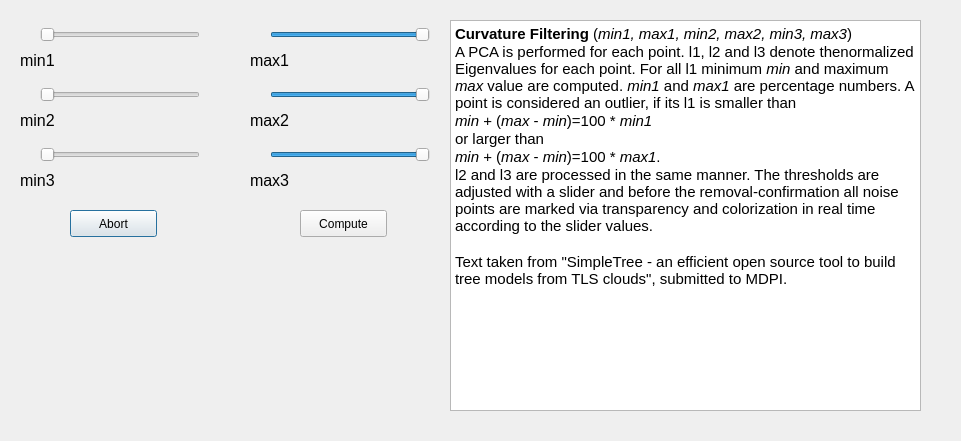
<?xml version="1.0" encoding="UTF-8"?>
<ui version="4.0">
 <class>Dialog_Eigen</class>
 <widget class="QDialog" name="Dialog_Eigen">
  <property name="geometry">
   <rect>
    <x>0</x>
    <y>0</y>
    <width>961</width>
    <height>441</height>
   </rect>
  </property>
  <property name="windowTitle">
   <string>Choose thresholds</string>
  </property>
  <widget class="QPushButton" name="abort">
   <property name="geometry">
    <rect>
     <x>70</x>
     <y>210</y>
     <width>87</width>
     <height>27</height>
    </rect>
   </property>
   <property name="text">
    <string>Abort</string>
   </property>
  </widget>
  <widget class="QPushButton" name="compute">
   <property name="geometry">
    <rect>
     <x>300</x>
     <y>210</y>
     <width>87</width>
     <height>27</height>
    </rect>
   </property>
   <property name="text">
    <string>Compute</string>
   </property>
  </widget>
  <widget class="QLabel" name="label">
   <property name="geometry">
    <rect>
     <x>20</x>
     <y>50</y>
     <width>201</width>
     <height>20</height>
    </rect>
   </property>
   <property name="font">
    <font>
     <pointsize>12</pointsize>
    </font>
   </property>
   <property name="text">
    <string>min1</string>
   </property>
  </widget>
  <widget class="QSlider" name="PCA1Min">
   <property name="geometry">
    <rect>
     <x>40</x>
     <y>20</y>
     <width>160</width>
     <height>29</height>
    </rect>
   </property>
   <property name="maximum">
    <number>100</number>
   </property>
   <property name="orientation">
    <enum>Qt::Horizontal</enum>
   </property>
  </widget>
  <widget class="QSlider" name="PCA1Max">
   <property name="geometry">
    <rect>
     <x>270</x>
     <y>20</y>
     <width>160</width>
     <height>29</height>
    </rect>
   </property>
   <property name="maximum">
    <number>100</number>
   </property>
   <property name="sliderPosition">
    <number>100</number>
   </property>
   <property name="orientation">
    <enum>Qt::Horizontal</enum>
   </property>
  </widget>
  <widget class="QLabel" name="label_2">
   <property name="geometry">
    <rect>
     <x>250</x>
     <y>50</y>
     <width>201</width>
     <height>20</height>
    </rect>
   </property>
   <property name="font">
    <font>
     <pointsize>12</pointsize>
    </font>
   </property>
   <property name="text">
    <string>max1</string>
   </property>
  </widget>
  <widget class="QSlider" name="PCA2Max">
   <property name="geometry">
    <rect>
     <x>270</x>
     <y>80</y>
     <width>160</width>
     <height>29</height>
    </rect>
   </property>
   <property name="maximum">
    <number>100</number>
   </property>
   <property name="sliderPosition">
    <number>100</number>
   </property>
   <property name="orientation">
    <enum>Qt::Horizontal</enum>
   </property>
  </widget>
  <widget class="QSlider" name="PCA2Min">
   <property name="geometry">
    <rect>
     <x>40</x>
     <y>80</y>
     <width>160</width>
     <height>29</height>
    </rect>
   </property>
   <property name="maximum">
    <number>100</number>
   </property>
   <property name="orientation">
    <enum>Qt::Horizontal</enum>
   </property>
  </widget>
  <widget class="QLabel" name="label_3">
   <property name="geometry">
    <rect>
     <x>20</x>
     <y>110</y>
     <width>201</width>
     <height>20</height>
    </rect>
   </property>
   <property name="font">
    <font>
     <pointsize>12</pointsize>
    </font>
   </property>
   <property name="text">
    <string>min2</string>
   </property>
  </widget>
  <widget class="QLabel" name="label_4">
   <property name="geometry">
    <rect>
     <x>250</x>
     <y>110</y>
     <width>201</width>
     <height>20</height>
    </rect>
   </property>
   <property name="font">
    <font>
     <pointsize>12</pointsize>
    </font>
   </property>
   <property name="text">
    <string>max2</string>
   </property>
  </widget>
  <widget class="QSlider" name="PCA3Max">
   <property name="geometry">
    <rect>
     <x>270</x>
     <y>140</y>
     <width>160</width>
     <height>29</height>
    </rect>
   </property>
   <property name="maximum">
    <number>100</number>
   </property>
   <property name="sliderPosition">
    <number>100</number>
   </property>
   <property name="orientation">
    <enum>Qt::Horizontal</enum>
   </property>
  </widget>
  <widget class="QSlider" name="PCA3Min">
   <property name="geometry">
    <rect>
     <x>40</x>
     <y>140</y>
     <width>160</width>
     <height>29</height>
    </rect>
   </property>
   <property name="maximum">
    <number>100</number>
   </property>
   <property name="orientation">
    <enum>Qt::Horizontal</enum>
   </property>
  </widget>
  <widget class="QLabel" name="label_5">
   <property name="geometry">
    <rect>
     <x>20</x>
     <y>170</y>
     <width>201</width>
     <height>20</height>
    </rect>
   </property>
   <property name="font">
    <font>
     <pointsize>12</pointsize>
    </font>
   </property>
   <property name="text">
    <string>min3</string>
   </property>
  </widget>
  <widget class="QLabel" name="label_6">
   <property name="geometry">
    <rect>
     <x>250</x>
     <y>170</y>
     <width>201</width>
     <height>20</height>
    </rect>
   </property>
   <property name="font">
    <font>
     <pointsize>12</pointsize>
    </font>
   </property>
   <property name="text">
    <string>max3</string>
   </property>
  </widget>
  <widget class="QTextBrowser" name="textBrowser">
   <property name="geometry">
    <rect>
     <x>450</x>
     <y>20</y>
     <width>471</width>
     <height>391</height>
    </rect>
   </property>
   <property name="html">
    <string>&lt;!DOCTYPE HTML PUBLIC &quot;-//W3C//DTD HTML 4.0//EN&quot; &quot;http://www.w3.org/TR/REC-html40/strict.dtd&quot;&gt;
&lt;html&gt;&lt;head&gt;&lt;meta name=&quot;qrichtext&quot; content=&quot;1&quot; /&gt;&lt;style type=&quot;text/css&quot;&gt;
p, li { white-space: pre-wrap; }
&lt;/style&gt;&lt;/head&gt;&lt;body style=&quot; font-family:'Ubuntu'; font-size:11pt; font-weight:400; font-style:normal;&quot;&gt;
&lt;p style=&quot; margin-top:0px; margin-bottom:0px; margin-left:0px; margin-right:0px; -qt-block-indent:0; text-indent:0px;&quot;&gt;&lt;span style=&quot; font-weight:600;&quot;&gt;Curvature Filtering&lt;/span&gt; (&lt;span style=&quot; font-style:italic;&quot;&gt;min1, max1, min2, max2, min3, max3&lt;/span&gt;)&lt;/p&gt;
&lt;p style=&quot; margin-top:0px; margin-bottom:0px; margin-left:0px; margin-right:0px; -qt-block-indent:0; text-indent:0px;&quot;&gt;A PCA is performed for each point. l1, l2 and l3 denote thenormalized Eigenvalues for each point. For all l1 minimum &lt;span style=&quot; font-style:italic;&quot;&gt;min&lt;/span&gt; and maximum &lt;span style=&quot; font-style:italic;&quot;&gt;max&lt;/span&gt; value are computed. &lt;span style=&quot; font-style:italic;&quot;&gt;min1&lt;/span&gt; and &lt;span style=&quot; font-style:italic;&quot;&gt;max1&lt;/span&gt; are percentage numbers. A point is considered an outlier, if its l1 is smaller than &lt;/p&gt;
&lt;p style=&quot; margin-top:0px; margin-bottom:0px; margin-left:0px; margin-right:0px; -qt-block-indent:0; text-indent:0px;&quot;&gt;&lt;span style=&quot; font-style:italic;&quot;&gt;min&lt;/span&gt; + (&lt;span style=&quot; font-style:italic;&quot;&gt;max&lt;/span&gt; - &lt;span style=&quot; font-style:italic;&quot;&gt;min&lt;/span&gt;)=100 * &lt;span style=&quot; font-style:italic;&quot;&gt;min1&lt;/span&gt;&lt;/p&gt;
&lt;p style=&quot; margin-top:0px; margin-bottom:0px; margin-left:0px; margin-right:0px; -qt-block-indent:0; text-indent:0px;&quot;&gt;or larger than &lt;/p&gt;
&lt;p style=&quot; margin-top:0px; margin-bottom:0px; margin-left:0px; margin-right:0px; -qt-block-indent:0; text-indent:0px;&quot;&gt;&lt;span style=&quot; font-style:italic;&quot;&gt;min&lt;/span&gt; + (&lt;span style=&quot; font-style:italic;&quot;&gt;max&lt;/span&gt; - &lt;span style=&quot; font-style:italic;&quot;&gt;min&lt;/span&gt;)=100 * &lt;span style=&quot; font-style:italic;&quot;&gt;max1&lt;/span&gt;. &lt;/p&gt;
&lt;p style=&quot; margin-top:0px; margin-bottom:0px; margin-left:0px; margin-right:0px; -qt-block-indent:0; text-indent:0px;&quot;&gt;l2 and l3 are processed in the same manner. The thresholds are adjusted with a slider and before the removal-confirmation all noise points are marked via transparency and colorization in real time according to the slider values.&lt;/p&gt;
&lt;p style=&quot;-qt-paragraph-type:empty; margin-top:0px; margin-bottom:0px; margin-left:0px; margin-right:0px; -qt-block-indent:0; text-indent:0px;&quot;&gt;&lt;br /&gt;&lt;/p&gt;
&lt;p style=&quot; margin-top:0px; margin-bottom:0px; margin-left:0px; margin-right:0px; -qt-block-indent:0; text-indent:0px;&quot;&gt;Text taken from &amp;quot;SimpleTree - an efficient open source tool to build tree models from TLS clouds&amp;quot;, submitted to MDPI.&lt;/p&gt;&lt;/body&gt;&lt;/html&gt;</string>
   </property>
  </widget>
 </widget>
 <resources/>
 <connections/>
</ui>
